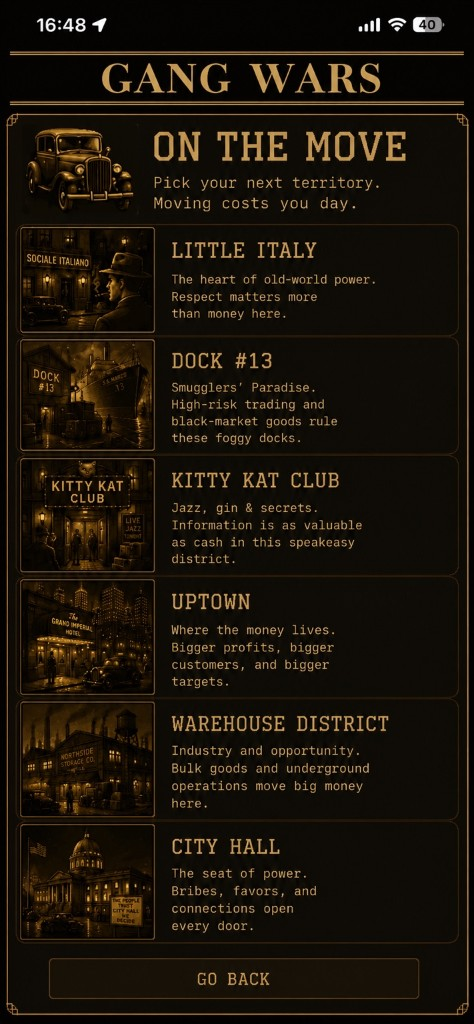
#> input picture docs/ui-standards/travel.png, 474 x 1024 px
$ python extract-travel-car.py
#> lines starting #> are read from the running program, lines starting #| are printed output that depends on the picture
#!/usr/bin/env python3
"""Extract the travel header car art from the locked travel reference screenshot."""

from __future__ import annotations

from pathlib import Path

from PIL import Image, ImageEnhance

ROOT = Path(__file__).resolve().parents[1]
REF = ROOT / "docs" / "ui-standards" / "travel.png"
FALLBACK = Path(
    r"C:\Users\jarro\.cursor\projects\c-Projects-gang-wars-GangWars\assets"
    r"\c__Users_jarro_AppData_Roaming_Cursor_User_workspaceStorage_b8abd18152c996897b88164cd8a20284"
    r"_images_image-2d2fef29-0c2b-419a-adba-a589a1b974b5.png"
)
OUT = ROOT / "assets" / "travel-car.png"

# Crop box tuned to the reference travel screen (car only, no title text).
HEAD_BOX = (18, 115, 130, 200)
SCALE = 2


def main() -> None:
    src = REF if REF.exists() else FALLBACK
    if not src.exists():
        raise SystemExit(f"Reference travel screenshot not found: {src}")

    head = Image.open(src).convert("RGB").crop(HEAD_BOX)
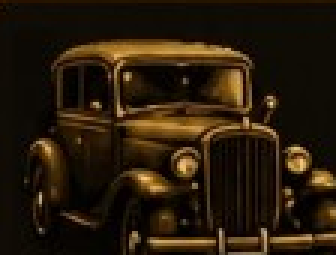
#> head: PIL image 112x85 RGB (shown 3 times larger); mean R, G, B 39.8, 26.8, 11.5
    # Trim black margins around the car.
    px = head.load()
    w, h = head.size
#> w = 112; h = 85
    mask = [[max(px[x, y]) > 30 for x in range(w)] for y in range(h)]
#> mask = 85 items
    ys = [y for y in range(h) if any(mask[y][x] for x in range(w))]
#> ys = 74 values from 0 to 84
    xs = [x for x in range(w) if any(mask[y][x] for y in range(h))]
#> xs = 112 values from 0 to 111
    car = head.crop((min(xs), min(ys), max(xs) + 1, max(ys) + 1))
    car = car.resize((car.width * SCALE, car.height * SCALE), Image.Resampling.LANCZOS)
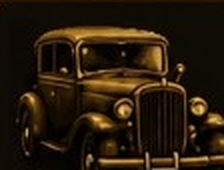
#> car: PIL image 224x170 RGB; mean R, G, B 39.8, 26.9, 11.8
    car = ImageEnhance.Sharpness(car).enhance(1.1)
    OUT.parent.mkdir(parents=True, exist_ok=True)
    car.save(OUT, optimize=True)
    print(f"Saved {OUT.relative_to(ROOT)}  {car.size}")
#| Saved assets/travel-car.png  (224, 170)


if __name__ == "__main__":
    main()

$ run again, with docs/ui-standards/end-screen.png copied over docs/ui-standards/travel.png
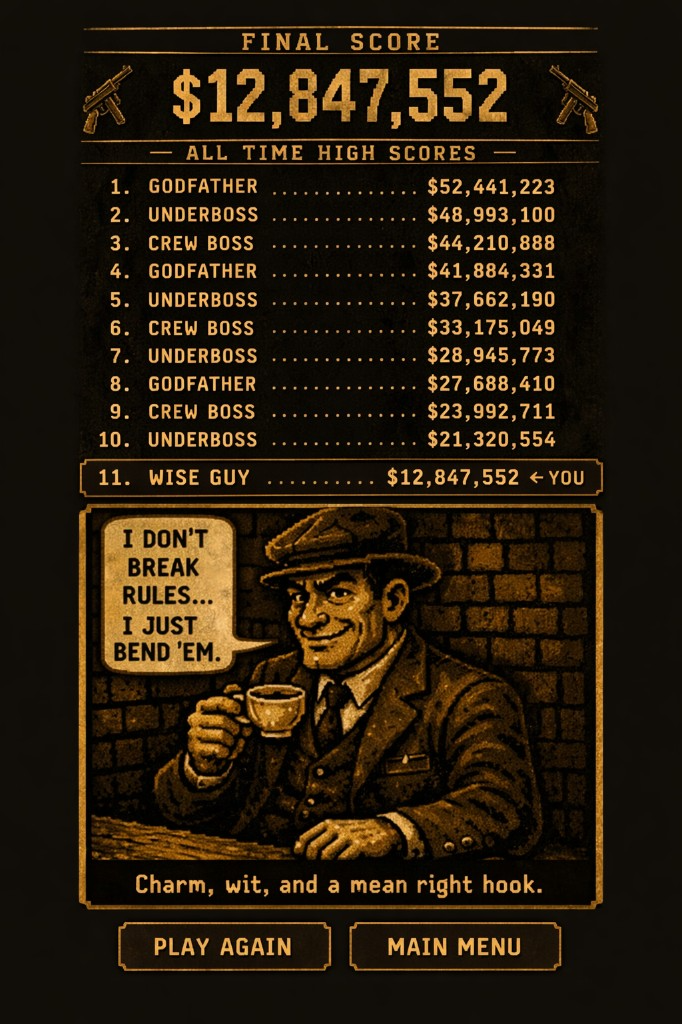
#> input picture docs/ui-standards/end-screen.png, 682 x 1024 px
#> in main, `head = Image.open(src).convert("RGB").crop(HEAD_BOX)`:
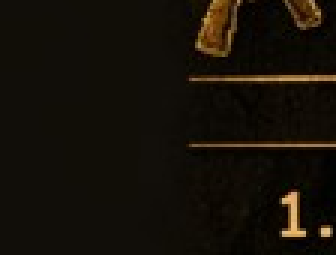
#> head: PIL image 112x85 RGB (shown 3 times larger); mean R, G, B 21.5, 16.2, 8.4
#> mask = 85 items
#> ys = 42 values from 0 to 79
#> xs = 50 values from 62 to 111
#> in main, `car = car.resize((car.width * SCALE, car.height * SCALE), Image.Resamp..`:
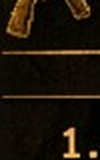
#> car: PIL image 100x160 RGB; mean R, G, B 28.3, 19.8, 9.6
#| Saved assets/travel-car.png  (100, 160)

$ run again, with docs/ui-standards/ledger-godlike.png copied over docs/ui-standards/travel.png
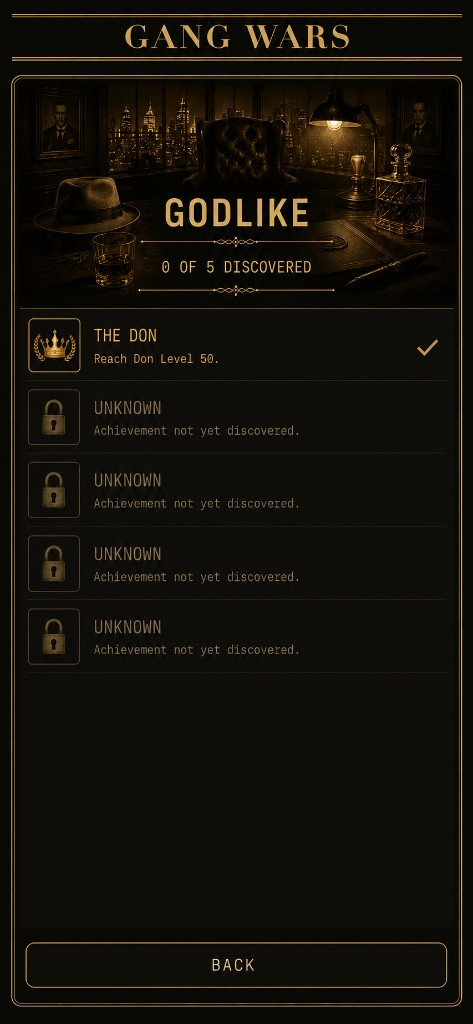
#> input picture docs/ui-standards/ledger-godlike.png, 473 x 1024 px
#> in main, `head = Image.open(src).convert("RGB").crop(HEAD_BOX)`:
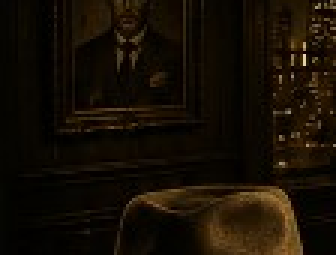
#> head: PIL image 112x85 RGB (shown 3 times larger); mean R, G, B 21.6, 13.8, 4.4
#> mask = 85 items
#> ys = 83 values from 0 to 84
#> xs = 93 values from 18 to 111
#> in main, `car = head.crop((min(xs), min(ys), max(xs) + 1, max(ys) + 1))`:
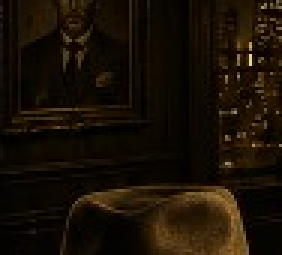
#> car: PIL image 94x85 RGB (shown 3 times larger); mean R, G, B 24.6, 15.7, 5.2
#| Saved assets/travel-car.png  (188, 170)
